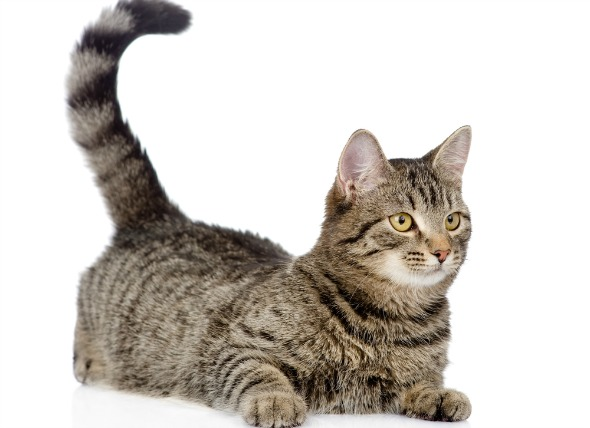
#> input picture resources/dave.jpg, 590 x 428 px
$ python gradient2.py
#> lines starting #> are read from the running program, lines starting #| are printed output that depends on the picture
import numpy as np
import cv2 as cv
from matplotlib import pyplot as plt
import os
img = cv.imread("../resources/dave.jpg")
#> img is the input picture: shape (428, 590, 3); mean B, G, R 195.3, 201.1, 206.2
img = cv.cvtColor(img, cv.COLOR_BGR2GRAY)
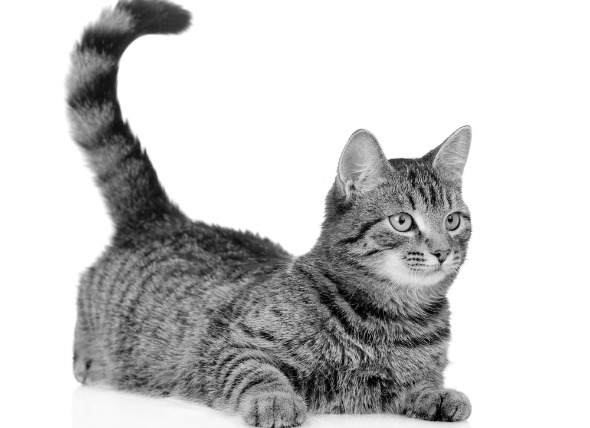
#> img: shape (428, 590); min 0, max 255, mean 201.9

# Output dtype = cv.CV_8U
sobelx8u = cv.Sobel(img,cv.CV_8U,1,0,ksize=5)
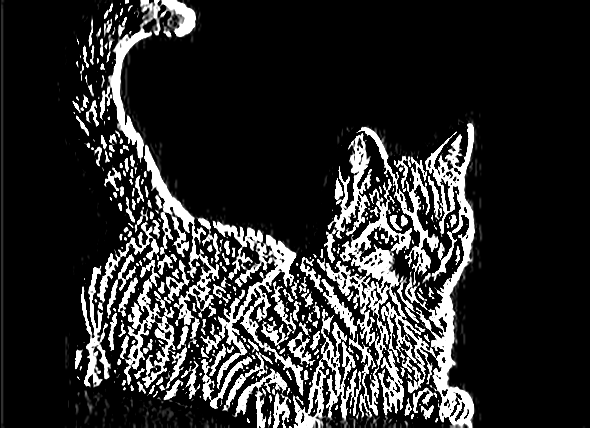
#> sobelx8u: shape (428, 590); min 0, max 255, mean 43.9
# Output dtype = cv.CV_64F. Then take its absolute and convert to cv.CV_8U
sobelx64f = cv.Sobel(img,cv.CV_64F,1,0,ksize=5)
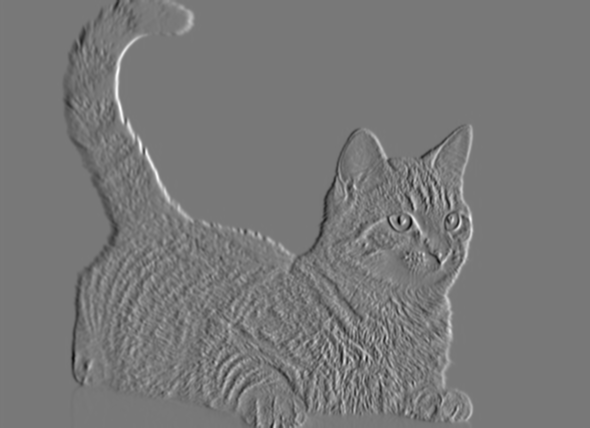
#> sobelx64f: shape (428, 590) float64; min -7829, max 8699, mean 0.2; drawn with min black and max white
abs_sobel64f = np.absolute(sobelx64f)
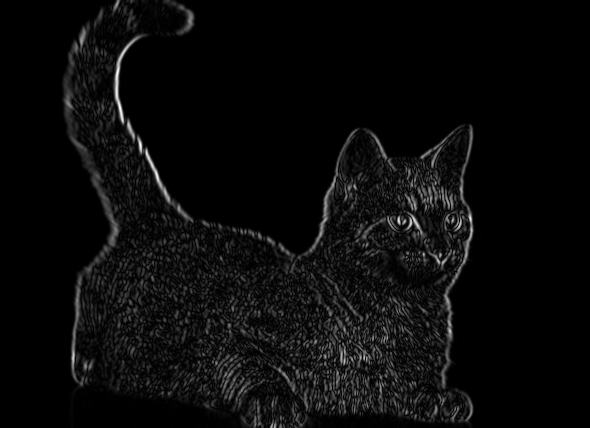
#> abs_sobel64f: shape (428, 590) float64; min 0, max 8699, mean 364.1; drawn with min black and max white
sobel_8u = np.uint8(abs_sobel64f)
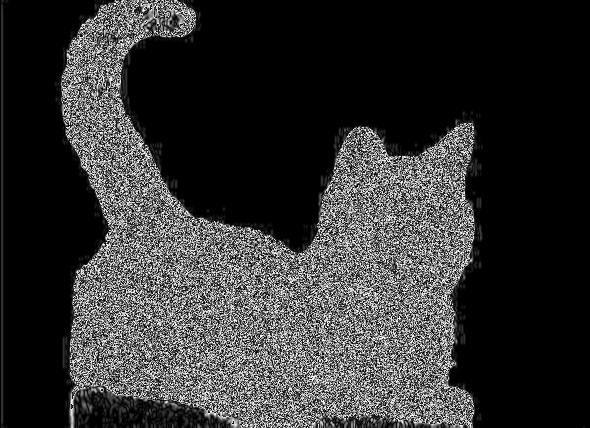
#> sobel_8u: shape (428, 590); min 0, max 255, mean 50.4
plt.subplot(1,3,1),plt.imshow(img,cmap = 'gray')
plt.title('Original'), plt.xticks([]), plt.yticks([])
plt.subplot(1,3,2),plt.imshow(sobelx8u,cmap = 'gray')
plt.title('Sobel CV_8U'), plt.xticks([]), plt.yticks([])
plt.subplot(1,3,3),plt.imshow(sobel_8u,cmap = 'gray')
plt.title('Sobel abs(CV_64F)'), plt.xticks([]), plt.yticks([])
plt.show()
